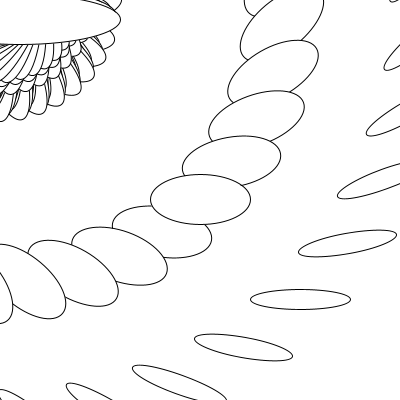
Frame 1 (no input)
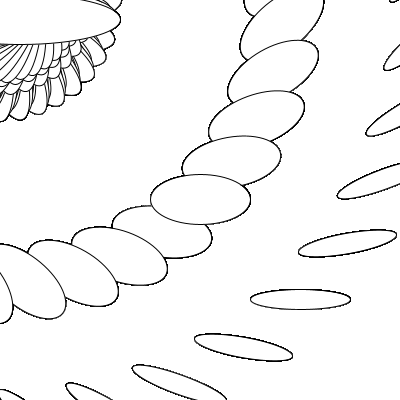
Frame 60 (the mouse pressed at the canvas centre just before this capture)
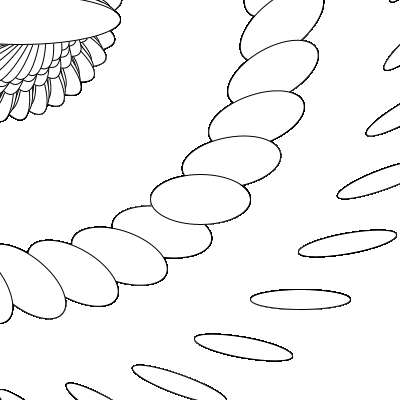
Frame 120 (the mouse held since frame 60 and released just before this capture)

The Processing sketch that drew these frames (run headless with seeded random() and noise(); from frame 60 on, the mouse is pressed at the canvas centre):

// Processing sketch: processing_81952
// ── processing_81952.pde

void setup ()
{ size (400,400);
background (255);
println();
translate(width, height); 
smooth ();

}

void draw ()
{
for (int i=0;i<360;i+=10){
rotate(radians(10)); 
ellipse(10,10,200,50);
ellipse(5,10,200,50);
ellipse(15,15,200,50);
ellipse(20,20,200,50);
ellipse(200,200,100,50);
ellipse(300,300,100,20);




}

}
